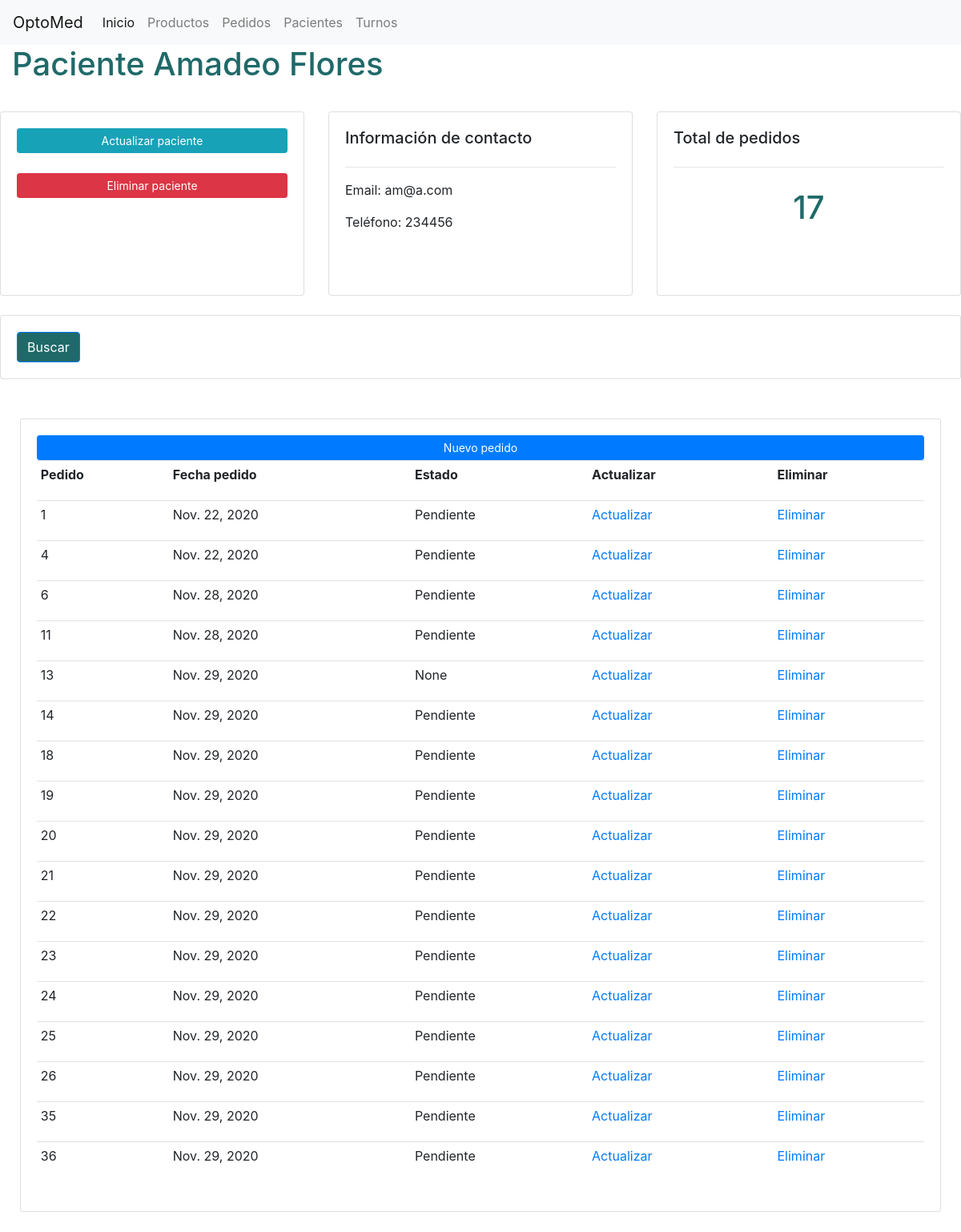
Screenshot of /pacientes/paciente/1 with the database file from the repository.
### pacientes/models.py (models this page shows)
class Paciente(models.Model):
  nombre = models.CharField(max_length=200, null=True)
  teléfono = models.CharField(max_length=200, null=True)
  email = models.CharField(max_length=200, null=True)
  fecha_creación = models.DateTimeField(auto_now_add=True, null=True)
  historial = models.CharField(max_length=1500, null=True)
  def __str__(self):
    return self.nombre

### pedidos/models.py (models this page shows, shortened)
class Pedido(models.Model):
  ESTADO = (
            ('Pendiente', 'Pendiente'),
            ('Pedido', 'Pedido'),
            ('Enviar a taller', 'Enviar a taller'),
            ('Finalizado', 'Finalizado')
            )
  PAGO = (
            ('Tarjeta de crédito', 'Tarjeta de crédito'),
            ('Tarjeta de débito', 'Tarjeta de débito'),
            ('Billetera virtual', 'Billetera virtual'),
            ('Efectivo', 'Efectivo'),
            )
  paciente = models.ForeignKey('pacientes.Paciente', null=True, on_delete=models.CASCADE)
  fecha_creación =  models.DateTimeField(auto_now_add=True, null=True)
  precio_total = models.DecimalField(default=0.00, decimal_places=2, max_digits=20)
  estado = models.CharField(max_length=20, null=True, choices=ESTADO)
  producto = models.ForeignKey(Producto, null=True, on_delete=models.CASCADE)
  cantidad = models.PositiveIntegerField(default=1)
  pago = models.CharField(max_length=20, null=True, choices=PAGO)
  vendedor = models.ForeignKey('pedidos.Vendedor', null=True, on_delete=models.CASCADE)

### pacientes/views.py (the view)
# urls.py: path("paciente/<int:paciente_id>", views.paciente, name="paciente"),
def paciente(request, paciente_id):
  paciente = Paciente.objects.get(id=paciente_id)
  pedido = paciente.pedido_set.all()
  pedidos_paciente = paciente.pedido_set.all().count()
  turnos_paciente = paciente.turno_set.all().count()
  context_paciente = { 'paciente': paciente, 'pedido': pedido, 'pedidos_paciente': pedidos_paciente, 'turnos_paciente': turnos_paciente }
  return render(request, "pacientes/paciente.html", context_paciente)

### pacientes/templates/pacientes/paciente.html
{% extends 'pacientes/layout.html' %}
{% block body %}
<h1 style="margin-bottom: 35px;"> Paciente {{ paciente }} </h1>
<div class="row">
	<div class="col-md">
		<div class="card card-body" style="height: 230px;">
			<a class="btn btn-sm btn-info" style="margin-bottom: 25px;" href="">Actualizar paciente</a>
			<a class="btn btn-sm btn-danger" href="">Eliminar paciente</a>
		</div>
	</div>
	<div class="col-md">
		<div class="card card-body" style="height: 230px;">
			<h5>Información de contacto</h5>
			<hr>
			<p>Email: {{ paciente.email }}</p>
			<p>Teléfono: {{ paciente.teléfono }}</p>
		</div>
	</div>
	<div class="col-md">
		<div class="card card-body" style="height: 230px;">
			<h5>Total de pedidos</h5>
			<hr>
			<h1 style="text-align: center;padding: 10px">
        {% with total=paciente.pedido_set.all.count %}
          {{ total }}
        {% endwith %}
      </h1>
		</div>
	</div>
</div>
<br>
<div class="row">
	<div class="col">
		<div class="card card-body">
			<form method="get">
		    <button class="btn btn-primary" id="button" type="submit">Buscar</button>
		  </form>
		</div>
	</div>
</div>
<br>
<div class="contenedor_panel">
<div class="col md-5">
    <div class="card card-body">
      <a class="btn btn-primary btn-sm btn-block" href="{% url 'pedidos:hacer_pedido' paciente.id %}">Nuevo pedido</a>
      <table class="table table-sm">
        <tr>
          <th>Pedido</th>
          <th>Fecha pedido</th>
          <th>Estado</th>
          <th>Actualizar</th>
          <th>Eliminar</th>
        </tr>
        {% for cada_pedido in pedido %}
          <tr>
          <td> {{ cada_pedido.pk }} </td>
          <td> {{ cada_pedido.fecha_creación.date }}</td>
          <td> {{ cada_pedido.estado }} </td>
          <td> <a href="{% url 'pedidos:actualizar_pedido' cada_pedido.pk %}">Actualizar</a></td>
          <td> <a href="{% url 'pedidos:borrar_pedido' cada_pedido.pk %}">Eliminar</a></td>
          </tr>
        {% endfor %}
      </table>
    </div>
  </div>
</div>
{% endblock %}

### pacientes/static/pacientes/styles.css (style rules this page uses)
body { margin: 0; padding: 0; }
h1 { color: rgb(32, 105, 105); margin: 25px 15px; }
.contenedor_panel { margin: 25px 10px; display: flex; justify-content: center; align-items: flex-start; }
tr { height: 50px; }
.btn-primary { background-color: rgb(32, 105, 105); }
#button { background-color: rgb(32, 105, 105); }

### rows the page displays
Paciente: nombre "Amadeo Flores", email "am@a.com", teléfono "234456"
Pedido: pk "1", fecha_creación "Nov. 22, 2020", estado "Pendiente"
Pedido: pk "4", fecha_creación "Nov. 22, 2020", estado "Pendiente"
Pedido: pk "6", fecha_creación "Nov. 28, 2020", estado "Pendiente"
Pedido: pk "11", fecha_creación "Nov. 28, 2020", estado "Pendiente"
Pedido: pk "13", fecha_creación "Nov. 29, 2020", estado "None"
Pedido: pk "14", fecha_creación "Nov. 29, 2020", estado "Pendiente"
Pedido: pk "18", fecha_creación "Nov. 29, 2020", estado "Pendiente"
Pedido: pk "19", fecha_creación "Nov. 29, 2020", estado "Pendiente"
Pedido: pk "20", fecha_creación "Nov. 29, 2020", estado "Pendiente"
Pedido: pk "21", fecha_creación "Nov. 29, 2020", estado "Pendiente"
Pedido: pk "22", fecha_creación "Nov. 29, 2020", estado "Pendiente"
Pedido: pk "23", fecha_creación "Nov. 29, 2020", estado "Pendiente"
Pedido: pk "24", fecha_creación "Nov. 29, 2020", estado "Pendiente"
Pedido: pk "25", fecha_creación "Nov. 29, 2020", estado "Pendiente"
Pedido: pk "26", fecha_creación "Nov. 29, 2020", estado "Pendiente"
Pedido: pk "35", fecha_creación "Nov. 29, 2020", estado "Pendiente"
Pedido: pk "36", fecha_creación "Nov. 29, 2020", estado "Pendiente"

### other values shown
{{ total }} "17"
